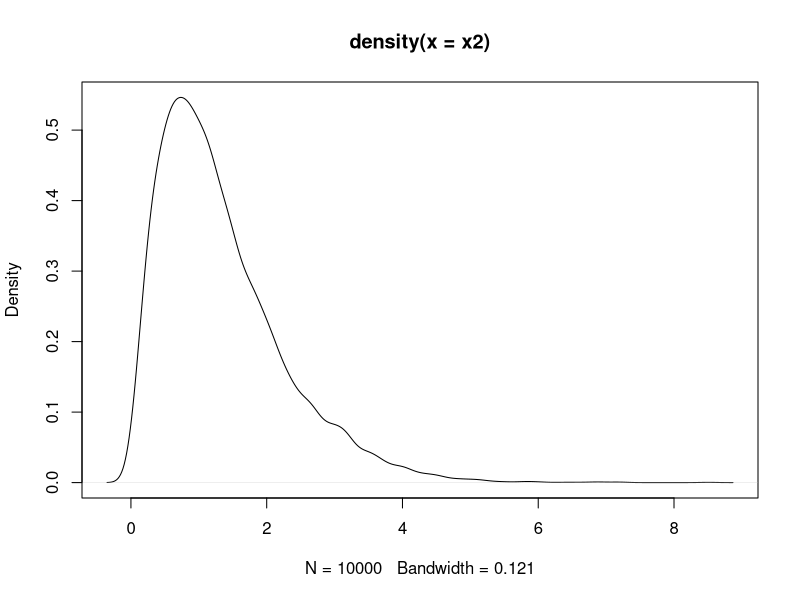
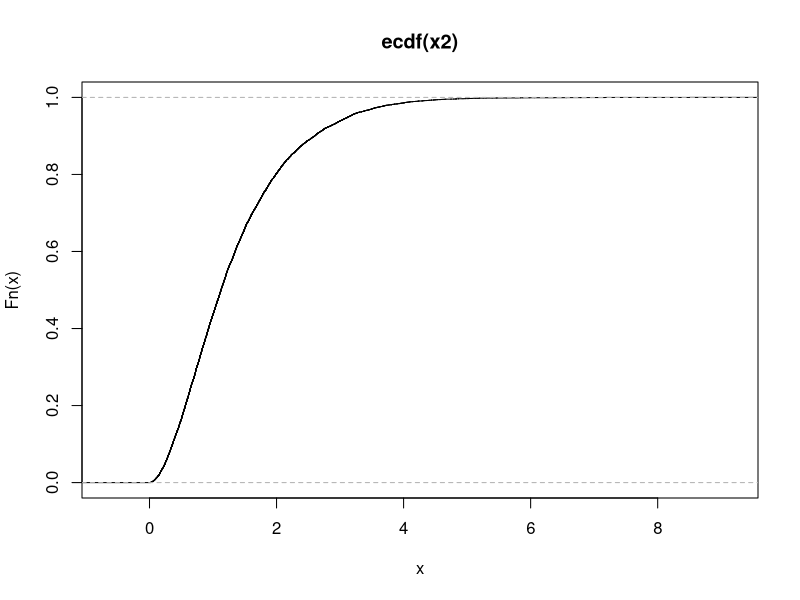
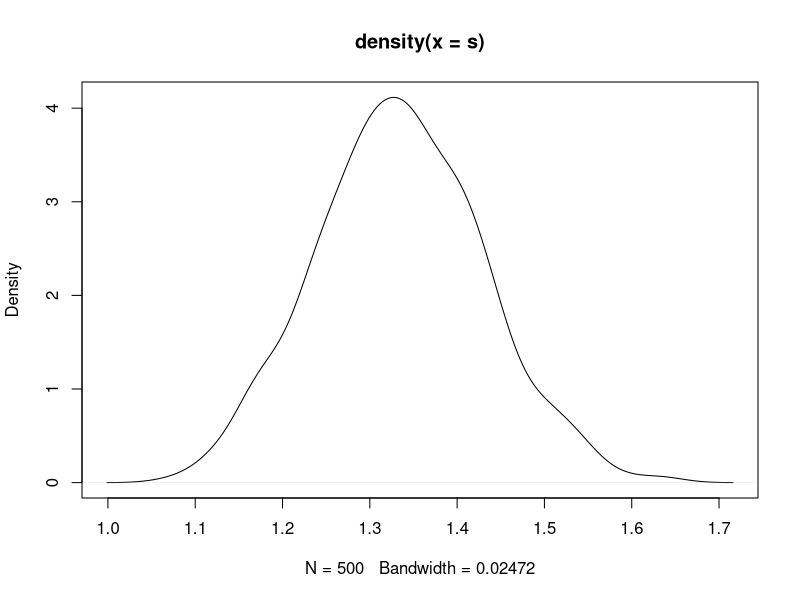

Reproduce these figures in R, in order. (Note: this script raises an error after producing the figures.)
# Objetivo de la clase de hoy: Clonar un proyecto, hacer fork, y realizar cambios.

# Determinar una distribucion de la verdadera poblacion
#Olga Nayeli Aceves Alvarez
# Modificacion en el trabajo

x2 <- rgamma(10000,2,1.5)

plot(density(x2))
plot(ecdf(x2))

# tomar muestras de la poblacion
s <- rep(0,500)
for(i in 1:500) {
  s[i] <- mean(sample(x2, 100))
}

plot(density(s))

# regresión, modelo
# instalar paquete MASS (install.packages("MASS"))
library(MASS)
rm(list=ls())

Sigma <- matrix(c(10,3,3,2),2,2)



# modelo,(como modelador de los datos, conoces epsilon)
#como dato a considerar se sabe que la media de epsilon es 0
beta <- c(4,-2, 9, -3)
c <- 15
epsilon = rnorm(1000,0,4)
cuadrado <- X[,1]^2
interaccion <- X[,1]*X[,2]

X <- cbind(X, cuadrado, interaccion)

y <- c + X%*%beta + epsilon
fm1 <- y ~  X 
fm2 <- y ~  X[,1]
plot(y, X[,1])


reg1 <- lm(fm1)
summary(reg1)
#se puede aplicar un plot en las dos regresiones para 
#observar de mejor manera la dispersión de datos 
plot(reg1)

reg2 <- lm(fm2)
summary(reg2)
plot(reg2)
